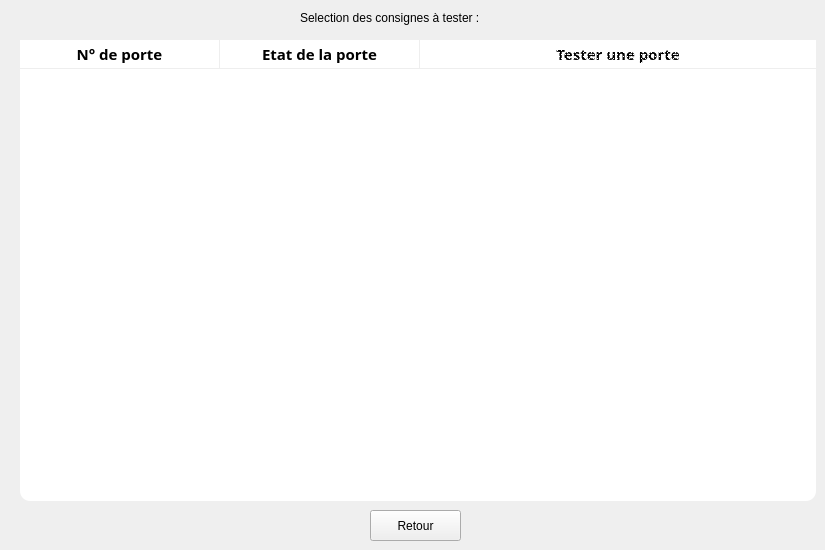
   <widget class="QWidget" name="page_2">
    <widget class="QLabel" name="label_2">
     <property name="geometry">
      <rect>
       <x>300</x>
       <y>10</y>
       <width>261</width>
       <height>16</height>
      </rect>
     </property>
     <property name="text">
      <string>Selection des consignes à tester :</string>
     </property>
    </widget>
    <widget class="QTreeWidget" name="TW_BoxesView_Test">
     <property name="geometry">
      <rect>
       <x>20</x>
       <y>40</y>
       <width>796</width>
       <height>461</height>
      </rect>
     </property>
     <property name="minimumSize">
      <size>
       <width>796</width>
       <height>0</height>
      </size>
     </property>
     <property name="maximumSize">
      <size>
       <width>796</width>
       <height>16777215</height>
      </size>
     </property>
     <property name="palette">
      <palette>
       <active>
        <colorrole role="WindowText">
         <brush brushstyle="SolidPattern">
          <color alpha="255">
           <red>0</red>
           <green>0</green>
           <blue>0</blue>
          </color>
         </brush>
        </colorrole>
        <colorrole role="Button">
         <brush brushstyle="SolidPattern">
          <color alpha="255">
           <red>255</red>
           <green>255</green>
           <blue>255</blue>
          </color>
         </brush>
        </colorrole>
        <colorrole role="Text">
         <brush brushstyle="SolidPattern">
          <color alpha="255">
           <red>0</red>
           <green>0</green>
           <blue>0</blue>
          </color>
         </brush>
        </colorrole>
        <colorrole role="ButtonText">
         <brush brushstyle="SolidPattern">
          <color alpha="255">
           <red>0</red>
           <green>0</green>
           <blue>0</blue>
          </color>
         </brush>
        </colorrole>
        <colorrole role="Base">
         <brush brushstyle="SolidPattern">
          <color alpha="255">
           <red>255</red>
           <green>255</green>
           <blue>255</blue>
          </color>
         </brush>
        </colorrole>
        <colorrole role="Window">
         <brush brushstyle="SolidPattern">
          <color alpha="255">
           <red>255</red>
           <green>255</green>
           <blue>255</blue>
          </color>
         </brush>
        </colorrole>
       </active>
       <inactive>
        <colorrole role="WindowText">
         <brush brushstyle="SolidPattern">
          <color alpha="255">
           <red>0</red>
           <green>0</green>
           <blue>0</blue>
          </color>
         </brush>
        </colorrole>
        <colorrole role="Button">
         <brush brushstyle="SolidPattern">
          <color alpha="255">
           <red>255</red>
           <green>255</green>
           <blue>255</blue>
          </color>
         </brush>
        </colorrole>
        <colorrole role="Text">
         <brush brushstyle="SolidPattern">
          <color alpha="255">
           <red>0</red>
           <green>0</green>
           <blue>0</blue>
          </color>
         </brush>
        </colorrole>
        <colorrole role="ButtonText">
         <brush brushstyle="SolidPattern">
          <color alpha="255">
           <red>0</red>
           <green>0</green>
           <blue>0</blue>
          </color>
         </brush>
        </colorrole>
        <colorrole role="Base">
         <brush brushstyle="SolidPattern">
          <color alpha="255">
           <red>255</red>
           <green>255</green>
           <blue>255</blue>
          </color>
         </brush>
        </colorrole>
        <colorrole role="Window">
         <brush brushstyle="SolidPattern">
          <color alpha="255">
           <red>255</red>
           <green>255</green>
           <blue>255</blue>
          </color>
         </brush>
        </colorrole>
       </inactive>
       <disabled>
        <colorrole role="WindowText">
         <brush brushstyle="SolidPattern">
          <color alpha="255">
           <red>0</red>
           <green>0</green>
           <blue>0</blue>
          </color>
         </brush>
        </colorrole>
        <colorrole role="Button">
         <brush brushstyle="SolidPattern">
          <color alpha="255">
           <red>255</red>
           <green>255</green>
           <blue>255</blue>
          </color>
         </brush>
        </colorrole>
        <colorrole role="Text">
         <brush brushstyle="SolidPattern">
          <color alpha="255">
           <red>0</red>
           <green>0</green>
           <blue>0</blue>
          </color>
         </brush>
        </colorrole>
        <colorrole role="ButtonText">
         <brush brushstyle="SolidPattern">
          <color alpha="255">
           <red>0</red>
           <green>0</green>
           <blue>0</blue>
          </color>
         </brush>
        </colorrole>
        <colorrole role="Base">
         <brush brushstyle="SolidPattern">
          <color alpha="255">
           <red>255</red>
           <green>255</green>
           <blue>255</blue>
          </color>
         </brush>
        </colorrole>
        <colorrole role="Window">
         <brush brushstyle="SolidPattern">
          <color alpha="255">
           <red>255</red>
           <green>255</green>
           <blue>255</blue>
          </color>
         </brush>
        </colorrole>
       </disabled>
      </palette>
     </property>
     <property name="font">
      <font>
       <family>Sans Serif</family>
       <pointsize>14</pointsize>
       <weight>50</weight>
       <italic>false</italic>
       <bold>false</bold>
      </font>
     </property>
     <property name="styleSheet">
      <string notr="true">QTreeView{
	border-radius:10px;
	background-color: rgb(255, 255, 255);
}

QTreeView::item{
	background-color: rgb(255, 255, 255);
}

QTreeView QHeaderView::section{
	background-color: rgb(255, 255, 255);
	height:28px;
	border-top:0px solid grey;
	border-right:1px solid rgb(238, 238, 238);
	border-bottom:1px solid rgb(238, 238, 238);
   
}

QTreeView QHeaderView::section:last{
	border-top:0px solid grey;
	border-right:0px solid rgb(238, 238, 238);
	border-bottom:1px solid rgb(238, 238, 238);
}



QScrollBar::add-line:vertical {

    background: grey;
    height: 28px;
    subcontrol-position: bottom;
    subcontrol-origin: margin;
}

QScrollBar::sub-line:vertical {
    background: grey;
    height: 28px;
    subcontrol-position: top;
    subcontrol-origin: margin;
}
QScrollBar::up-arrow:vertical{
  
  width: 0; height: 0;
  bottom:7px;
  border: 12px solid transparent;
  border-top-color: transparent;
  border-right-color: grey;
  border-bottom-color: white;
  border-left-color: grey;

}

QScrollBar:down-arrow:vertical{
  width: 0; height: 0;
  top:7px;
  border: 12px solid transparent;
  border-bottom-color: transparent;
  border-right-color: grey;
  border-top-color: white;
  border-left-color: grey;
}

QScrollBar::vertical{
	border-radius:10px ;
	padding-top:25px;
	padding-bottom:25px;
	border:3px solid grey;
    width:60px;	
/*	margin:22 0 22 0 ;*/
    background: rgb(195, 195, 195);  
	
}

QScrollBar::handle:vertical{
	border-radius: 10px;
	border: 2px solid white;
	min-height: 40px;
    min-width:2px;
    max-height: 40px;
    max-width:2px;		
    margin: 2px;
	background: white;
   
}
QScrollBar::add-page:vertical, QScrollBar::sub-page:vertical {
    background: none;
}
</string>
     </property>
     <property name="verticalScrollBarPolicy">
      <enum>Qt::ScrollBarAsNeeded</enum>
     </property>
     <property name="horizontalScrollBarPolicy">
      <enum>Qt::ScrollBarAlwaysOff</enum>
     </property>
     <property name="autoScroll">
      <bool>true</bool>
     </property>
     <property name="autoScrollMargin">
      <number>16</number>
     </property>
     <property name="editTriggers">
      <set>QAbstractItemView::NoEditTriggers</set>
     </property>
     <property name="showDropIndicator" stdset="0">
      <bool>false</bool>
     </property>
     <property name="selectionMode">
      <enum>QAbstractItemView::NoSelection</enum>
     </property>
     <property name="textElideMode">
      <enum>Qt::ElideMiddle</enum>
     </property>
     <property name="verticalScrollMode">
      <enum>QAbstractItemView::ScrollPerPixel</enum>
     </property>
     <property name="rootIsDecorated">
      <bool>false</bool>
     </property>
     <property name="uniformRowHeights">
      <bool>true</bool>
     </property>
     <property name="itemsExpandable">
      <bool>false</bool>
     </property>
     <property name="animated">
      <bool>true</bool>
     </property>
     <property name="allColumnsShowFocus">
      <bool>true</bool>
     </property>
     <property name="expandsOnDoubleClick">
      <bool>false</bool>
     </property>
     <attribute name="headerDefaultSectionSize">
      <number>200</number>
     </attribute>
     <attribute name="headerHighlightSections">
      <bool>true</bool>
     </attribute>
     <attribute name="headerMinimumSectionSize">
      <number>200</number>
     </attribute>
     <column>
      <property name="text">
       <string>N° de porte</string>
      </property>
      <property name="font">
       <font>
        <pointsize>11</pointsize>
        <weight>75</weight>
        <bold>true</bold>
       </font>
      </property>
      <property name="textAlignment">
       <set>AlignHCenter|AlignVCenter|AlignCenter</set>
      </property>
      <property name="background">
       <color>
        <red>203</red>
        <green>203</green>
        <blue>203</blue>
       </color>
      </property>
     </column>
     <column>
      <property name="text">
       <string>Etat de la porte</string>
      </property>
      <property name="font">
       <font>
        <pointsize>11</pointsize>
        <weight>75</weight>
        <bold>true</bold>
       </font>
      </property>
      <property name="textAlignment">
       <set>AlignHCenter|AlignVCenter|AlignCenter</set>
      </property>
      <property name="background">
       <color>
        <red>203</red>
        <green>203</green>
        <blue>203</blue>
       </color>
      </property>
     </column>
     <column>
      <property name="text">
       <string>Tester une porte</string>
      </property>
      <property name="font">
       <font>
        <pointsize>11</pointsize>
        <weight>75</weight>
        <bold>true</bold>
       </font>
      </property>
      <property name="textAlignment">
       <set>AlignHCenter|AlignVCenter|AlignCenter</set>
      </property>
      <property name="background">
       <color>
        <red>203</red>
        <green>203</green>
        <blue>203</blue>
       </color>
      </property>
      <property name="foreground">
       <brush brushstyle="Dense2Pattern">
        <color alpha="255">
         <red>0</red>
         <green>0</green>
         <blue>0</blue>
        </color>
       </brush>
      </property>
     </column>
    </widget>
    <widget class="QPushButton" name="B_ReturnDoorsManager">
     <property name="geometry">
      <rect>
       <x>370</x>
       <y>510</y>
       <width>91</width>
       <height>31</height>
      </rect>
     </property>
     <property name="text">
      <string>Retour</string>
     </property>
    </widget>
   </widget>
